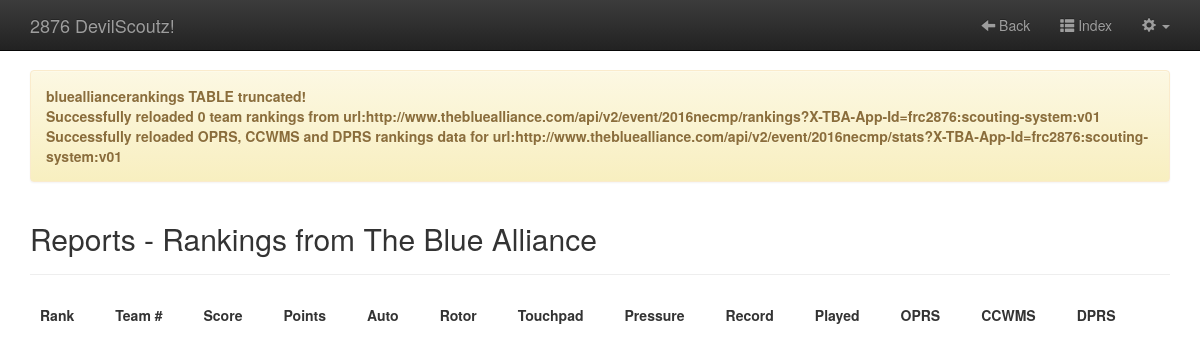
/reports/reportsBlueAllianceRanks.php?freshen=true (signed in), run on the app's committed database.
### tables this page shows
CREATE TABLE IF NOT EXISTS `eventstatus` (
  `id` int(11) UNSIGNED NOT NULL AUTO_INCREMENT,
  `eventkey` varchar(11) NOT NULL,
  `eventName` varchar(100) DEFAULT NULL,
  `eventShortName` varchar(30) DEFAULT NULL,
  `startDate` date DEFAULT NULL,
  `endDate` date DEFAULT NULL,
  `numQualMatches` int(11) DEFAULT NULL,
  `currentMatchNumber` int(11) NOT NULL,
  `active` varchar(6) DEFAULT NULL,
  PRIMARY KEY (`id`)
);

### includes/globalVars.php (called while the page is built, shortened)
<?php
$ourTeamNum = "2876";
$ourScoutsName = "DevilScoutz";
$eventstatusTable = "eventstatus";
$bluealliancerankingsTable = "bluealliancerankings";
require_once $_SERVER["DOCUMENT_ROOT"] . "/includes/Db.php";
$db = new Db();
$queryEventStatus = "SELECT * FROM ".$eventstatusTable." WHERE active = 'true';";
$resultEventStatus = $db->query($queryEventStatus);
$rowEvtStatus = mysqli_fetch_assoc($resultEventStatus);
$currEvent = $rowEvtStatus["eventkey"];
?>

### includes/Db.php (called while the page is built, shortened)
<?php
class Db {
    protected static $connection;
    public function connect() {
        if(!isset(self::$connection)) {
            $config = parse_ini_file(dirname(__FILE__) . "/../../scouting_config.ini");
            self::$connection = new mysqli($config['hostname'],$config['username'],$config['password'],$config['dbname']);
        }
        return self::$connection;
    }
    public function query($query) {
        $connection = $this -> connect();
        $result = $connection -> query($query);
        return $result;
    }
}
?>

### reports/reportsBlueAllianceRanks.php (the view, shortened to what this page needs)
<?php
include "../includes/globalVars.php";
$freshen = ($_SESSION['role'] == "admin") && ($_GET["freshen"] == "true");
$msg = "";
if ($freshen) {
    $rankingsUrl = "http://www.thebluealliance.com/api/v2/event/".$currEvent."/rankings?X-TBA-App-Id=frc2876:scouting-system:v01";
    $msg .= $bluealliancerankingsTable . " TABLE truncated!<br/>";
    $countRanks = 0;
    $msg .= "Successfully reloaded ".$countRanks." team rankings from url:".$rankingsUrl."<br/>";
    $statsUrl = "http://www.thebluealliance.com/api/v2/event/".$currEvent."/stats?X-TBA-App-Id=frc2876:scouting-system:v01";
    $msg .= "Successfully reloaded OPRS, CCWMS and DPRS rankings data for url:".$statsUrl."<br/>";
}
?>
<!DOCTYPE html>
<html lang="en">
<head>
  <?php include "../includes/allCss.php" ?>
  <link rel="stylesheet" href="../includes/sortable-theme-bootstrap.css" />
</head>
<body>
    <?php include "../includes/userHeader.php" ?>
    <div class="container">
        <?php if ($freshen) { ?><div class="alert alert-warning" role="alert"><strong> <?= $msg ?> </strong></div><?php } ?>
        <div class="page-header"><h2>Reports - Rankings from The Blue Alliance</h2></div>
        <table data-sortable>
            <thead>
                <tr>
                    <th>Rank</th><th>Team #</th><th>Score</th><th>Points</th>
                    <th>Auto</th><th>Rotor</th><th>Touchpad</th><th>Pressure</th>
                    <th>Record</th><th>Played</th>
                    <th>OPRS</th><th>CCWMS</th><th>DPRS</th>
                </tr>
            </thead>
        </table>
    </div>
</body>
</html>

### includes/allCss.php (shortened to what this page needs)
<link rel="stylesheet" href="https://maxcdn.bootstrapcdn.com/bootstrap/3.3.2/css/bootstrap.min.css">
<link rel="stylesheet" href="https://maxcdn.bootstrapcdn.com/bootstrap/3.3.2/css/bootstrap-theme.min.css">
<link rel="stylesheet" href="https://maxcdn.bootstrapcdn.com/bootstrap/3.3.2/css/bootstrap.min.css">
<link rel="stylesheet" href="/includes/font-awesome.min.css">

### includes/userHeader.php (shortened to what this page needs)
<nav class="navbar navbar-inverse navbar-fixed-top">
  <div class="container">
    <div class="navbar-header">
      <a class="navbar-brand" href="/index.php"><?= $ourTeamNum ?> <?= $ourScoutsName ?>!</a>
    </div>
    <div id="navbar" class="navbar-collapse collapse">
      <ul class="nav navbar-nav navbar-right">
        <li><a href="javascript:window.history.back()"><span class="glyphicon glyphicon-arrow-left" aria-hidden="true"></span> Back</a></li>
        <li><a href="/index.php"><span class="glyphicon glyphicon-th-list" aria-hidden="true"></span> Index</a></li>
        <li class="dropdown">
          <a href="#" class="dropdown-toggle" data-toggle="dropdown" role="button" aria-expanded="false"><span class="glyphicon glyphicon-cog" aria-hidden="true"></span> <span class="caret"></span></a>
        </li>
      </ul>
    </div>
  </div>
</nav>

### includes/allCss.php (style rules this page uses)
body { padding-top: 70px; padding-bottom: 30px; }

### data on the page
eventstatus: eventkey "http://www.thebluealliance.com/api/v2/event/2016necmp/rankings?X-TBA-App-Id=frc2876:scouting-system:v01", eventkey "http://www.thebluealliance.com/api/v2/event/2016necmp/stats?X-TBA-App-Id=frc2876:scouting-system:v01"

### other printed values
$ourTeamNum "2876"
$ourScoutsName "DevilScoutz"
$bluealliancerankingsTable "bluealliancerankings"
$countRanks "0"
